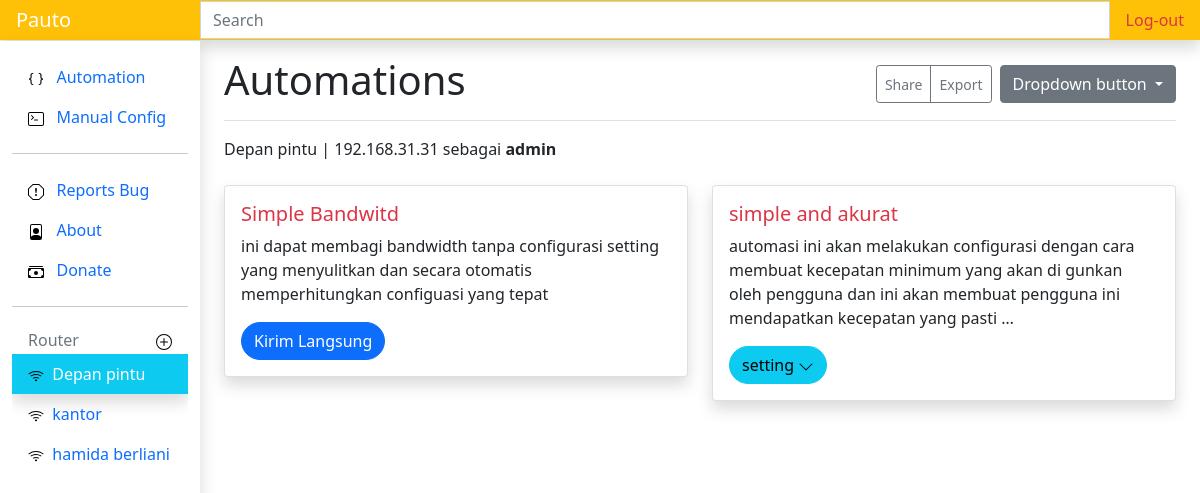
/1/router (signed in), run on the app's committed database.
### routerapp/models.py (models this page shows, shortened)
class Routerm(models.Model):
    nama = models.CharField(max_length=50)
    host = models.CharField(max_length=50)
    user = models.CharField(max_length=30)
    password = models.CharField(max_length=50, blank=True)
    kecepatan_internet = models.IntegerField(blank=True)
    pub_date = models.DateField(auto_now=True)

class Automation(models.Model):
    autokey = models.CharField(unique=True, max_length=50)
    nama = models.CharField(max_length=50)
    deskripsi = models.TextField()
    status = models.CharField(max_length=15, blank=True)

### routerapp/views.py (the view)
# urls.py: path('<int:id>/router',views.detailrouter, name='router'),
@login_required(login_url=settings.LOGIN_URL)
def detailrouter(request, id):
    auto1 = Automation.objects.filter(autokey="auto1")
    auto2 = Automation.objects.filter(autokey="auto2")
    routerside = Routerm.objects.all()
    idk = id
    router = Routerm.objects.filter(pk=id)
    auto2form=auto2Form
    context = {
        'auto1': auto1,
        'auto2': auto2,
        'router': router,
        'routerside': routerside,
        'idk': idk,
        'auto2form':auto2form
    }
    return render(request, 'detailrouter.html', context)

### routerapp/templates/detailrouter.html (shortened to what this page needs)
{% extends 'base.html' %}
{% load static %}
{% block judul %}
Automations
{% endblock judul %}
{% block content %}
    {% for router in router %}
    {{router.nama}} |
    {{router.host}} sebagai
    <strong> {{router.user}}</strong>
    <div id="auto" class="row mt-4">
      {% include 'auto.html' %}
    </div>
      {% endfor %}
{% endblock content %}
{% block routerside %}
    {% include "routerside.html" %}
{% endblock routerside %}

### templates/base.html (shortened to what this page needs)
{% load static %}
<!DOCTYPE html>
<html lang="en">
{% url 'manual' as manual_url %}
{% url 'show' as show_url %}
<head>
  <link rel="stylesheet" href="{% static 'css/bootstrap.css' %}">
  <link rel="stylesheet" href="{% static 'css/stayle.css' %}" />
</head>
<body>
  <header class="navbar navbar-dark sticky-top bg-warning flex-md-nowrap p-0 shadow">
    <a class="navbar-brand col-md-3 col-lg-2 me-0 px-3 ml-5" href="{% url 'show' %}">Pauto</a>
    <input class="form-control form-control-dark w-100 rounded-0" type="text" placeholder="Search"
      aria-label="Search" />
    <ul class="navbar-nav px-3">
      <li class="nav-item text-nowrap ">
        <a class="nav-link text-danger" href="{% url 'logout' %}">Log-out</a>
      </li>
    </ul>
  </header>
  <div class="container-fluid">
    <div class="row">
      <nav id="sidebarMenu" class="col-md-3 col-lg-2 d-md-block bg-white sidebar collapse fixed-top shadow h-100 "
        style="margin-top: 41px;">
        <div class="position-sticky pt-3 ">
          <ul class="nav flex-column">
            <li class="nav-item">
              <a class="nav-link {% if request.path == show_url %} bg-info text-white {% endif %} " aria-current="page" href="{% url 'show' %}">
                <img src="{% static 'icons/braces.svg' %}" alt="">
                &nbsp;
                Automation
              </a>
            </li>
            <li class="nav-item">
              <a class="nav-link {% if request.path == manual_url %} bg-info text-white {% endif %} " href="{% url 'manual' %}">
                <img src="{% static 'icons/terminal.svg' %}" alt="">
                &nbsp;
                Manual Config
              </a>
            </li>
            <hr>
            <li class="nav-item">
              <a class="nav-link" href="#">
                <img src="{% static 'icons/report.svg' %}" alt="">
                &nbsp;
                Reports Bug
              </a>
            </li>
            <li class="nav-item">
              <a class="nav-link" href="https://github.com/cecep31/netauto">
                <img src="{% static 'icons/file-person.svg' %}" alt="">&nbsp;&nbsp;
                About
              </a>
            </li>
            <li class="nav-item">
              <a class="nav-link" href="">
                <img src="{% static 'icons/cash.svg' %}" alt="">
                &nbsp;
                Donate
              </a>
            </li>
          </ul>
          <hr>
          <h6 class="sidebar-heading d-flex justify-content-between align-items-center px-3 mt-4 mb-1 text-muted">
            <span> Router</span>
            <a class="link-secondary" href="{% url 'addrouter' %}" aria-label="Add a new report">
              <img src="{% static 'icons/plus-circle.svg' %}" alt="">
            </a>
          </h6>
          <ul class="nav flex-column mb-2">
            {% block routerside %}
            {% endblock routerside %}
          </ul>
        </div>
      </nav>
      <main class="col-md-9 ms-sm-auto col-lg-10 px-md-4">
        <div
          class="d-flex justify-content-between flex-wrap flex-md-nowrap align-items-center pt-3 pb-2 mb-3 border-bottom">
          <h1 class="">{% block judul %}
            {% endblock judul %}</h1>
          <div class="btn-toolbar mb-2 mb-md-0">
            <div class="btn-group me-2">
              <button type="button" class="btn btn-sm btn-outline-secondary">
                Share
              </button>
              <button type="button" class="btn btn-sm btn-outline-secondary">
                Export
              </button>
            </div>
            <div class="dropdown">
              <button class="btn btn-secondary dropdown-toggle" type="button" id="dropdownMenuButton"
                data-bs-toggle="dropdown" aria-expanded="false">
                Dropdown button
              </button>
            </div>
          </div>
        </div>
        <div id="main" style="display: none;">
          {% block content %}
          {% endblock content %}
        </div>
      </main>
    </div>
  </div>
</body>
</html>

### templates/routerside.html (shortened to what this page needs)
<div class="pb-lg-5 overflow-auto">
    {% load static %}
    {% for routerside in routerside %}
    <li class="nav-item">
        <a class="nav-link {% if routerside.id == idk %}shadow text-white bg-info{% endif %}" href="{% url 'router' routerside.id %}">
            <img src="{% static 'icons/wifi.svg' %}" alt="">&nbsp;
            {{routerside.nama}}
        </a>
    </li>
    {% endfor %}
</div>

### templates/auto.html (shortened to what this page needs)
  {% load static %}
 {% for auto1 in auto1 %}
       <div class="col-sm-6 ">
         <div class="card shadow">
           <div class="card-body">
             <h5 class="card-title text-danger">{{auto1.nama}}</h5>
             <p class="card-text">{{auto1.deskripsi|truncatechars:180}}</p>
             <a href="{% url 'conpcq1' router.id %}" class="btn btn-primary rounded-pill">Kirim Langsung</a>
            </div>
          </div>
        </div>
        {% endfor %}
        {% for auto2 in auto2 %}
        <div class="col-sm-6 ">
          <div class="card shadow">
            <div class="card-body">
              <h5 class="card-title text-danger">{{auto2.nama}}</h5>
              <p class="card-text">{{auto2.deskripsi|truncatechars:180}}</p>
              <button id="auto2" class="btn btn-info rounded-pill">setting <img src="{% static 'icons/autodown.svg' %}" alt=""></button>
            </div>
          </div>
        </div>
        {% endfor %}

### data on the page
Routerm: nama "Depan pintu", host "192.168.31.31", user "admin"
Routerm: nama "kantor"
Routerm: nama "hamida berliani"
Automation: nama "Simple Bandwitd", deskripsi "ini dapat membagi bandwidth tanpa configurasi setting yang menyulitkan dan secara otomatis memperhitungkan configuasi yang tepat"
Automation: nama "simple and akurat", deskripsi "automasi ini akan melakukan configurasi dengan cara membuat kecepatan minimum yang akan di gunkan oleh pengguna dan ini akan membuat pengguna ini mendapatkan kecepatan yang pasti …"
